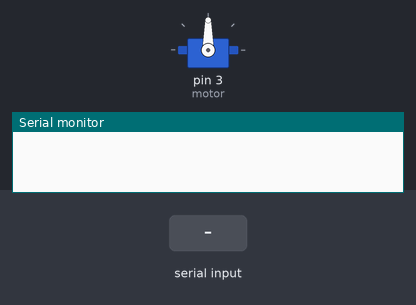
This sketch was run on a simulated Arduino Uno, built with avr-gcc and run on an emulated ATmega328P. On the bench: servo, the last lines printed to the serial monitor. The inputs (shaded band) are chosen by the test bench.

Above: at 1.2 s.
1.3 s: "t,45\n" received over the second serial link
At 2.5 s:
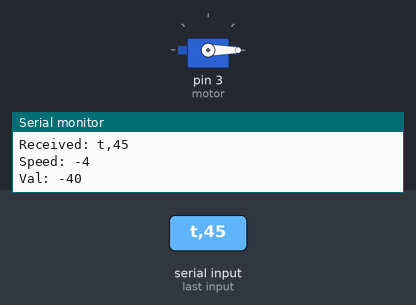
2.8 s: "a" received over the second serial link
At 5.95 s:
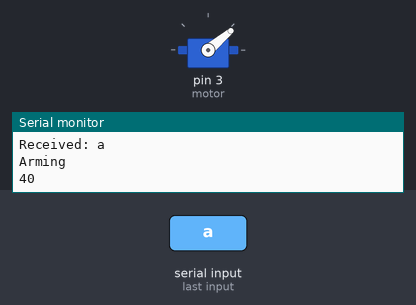
Timing chart, 0 to 10.3 s (numbered marks = the images above; inputs shaded):
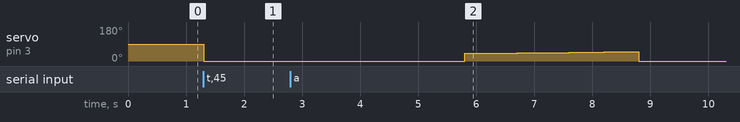

Measured:
- after the input at 1.3 s, servo on pin 3 (motor): 90° → 0° at once
- after the input at 2.8 s, servo on pin 3 (motor): rises from 0° to 49° in 2.7 s, then falls to 0° in 0.30 s

The sketch:

xbee_arm.ino
```cpp
#include <Servo.h>
#include <SoftwareSerial.h>

Servo motor;
SoftwareSerial xbee(10, 11);
boolean armed;
int sped;

void setup ()
{
  xbee.begin(9600);
  motor.attach(3);
  Serial.begin(9600);

  //Give some time before you start anything like switching on your ESC / Moto
  armed = false;
}

void arm(){
  if(armed){
    return;
  }
  delay(3000);
  for(int i = 40; i < 50; i++){
    motor.write(i);
    Serial.println(i);
    delay(300);
  }
  motor.write(0);
  armed = true;
}

void setSped(int s){
  int val = map(s, 0, 10, 0, 100);
  Serial.print("Speed: ");
  Serial.println(s);
  Serial.print("Val: ");
  Serial.println(val);
  sped = s;
  motor.write(val);
}

void ingest(String str){
  if(str == ""){
    return;
  }
  Serial.print("Received: ");
  Serial.println(str);
  if(str == "a"){
    Serial.println("Arming");
    arm();
  }
  if(str.charAt(0) == 't'){
    int s = str.charAt(1) - '0';
    setSped(s);
  }
}

void loop()
{
  String ret = "";
  while(xbee.available()){
    ret += (char)(xbee.read());
  }
  ingest(ret);
  delay(100);
//  motor.write(0);
}
```
